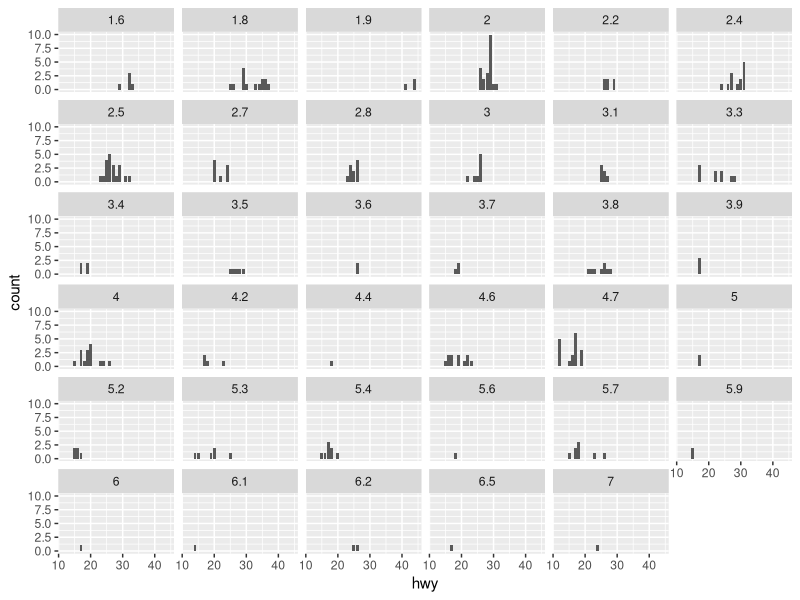
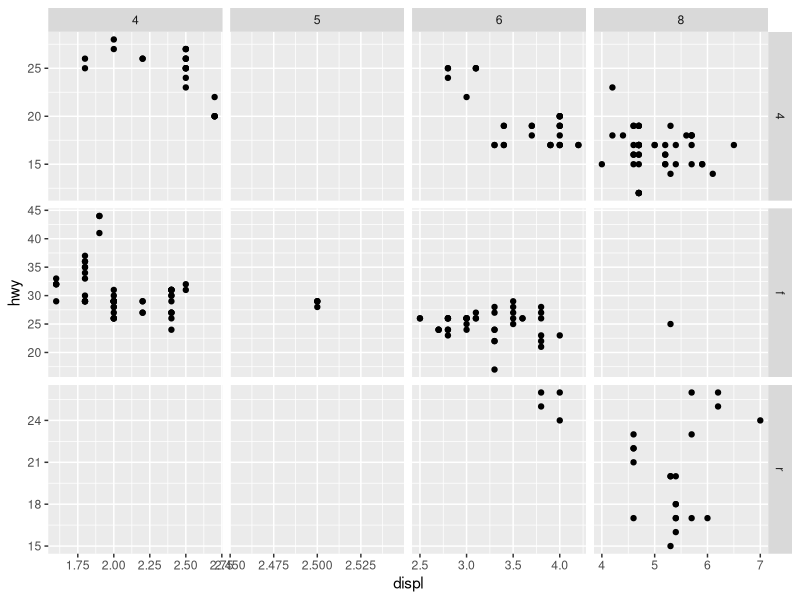
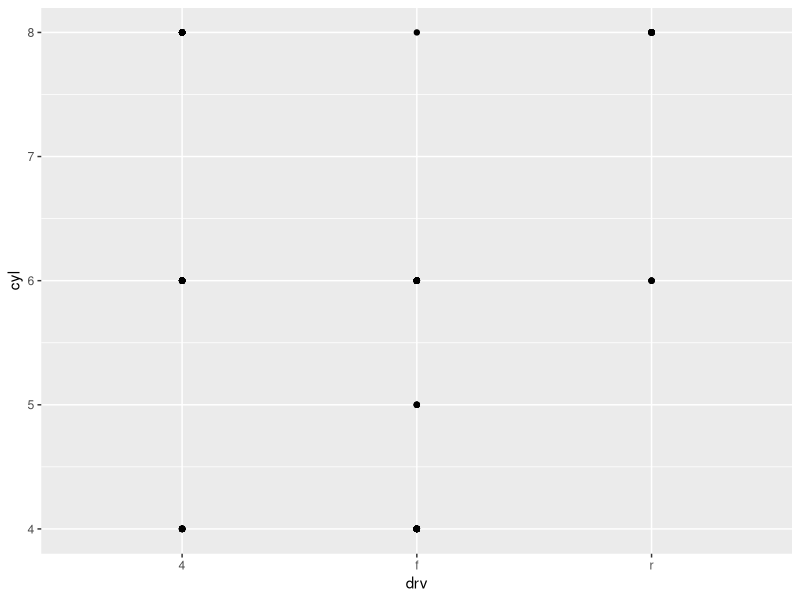
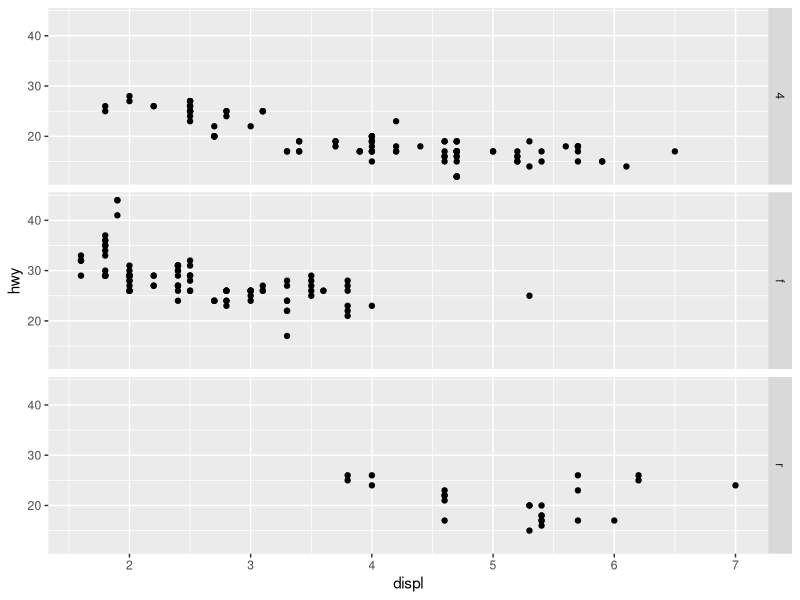
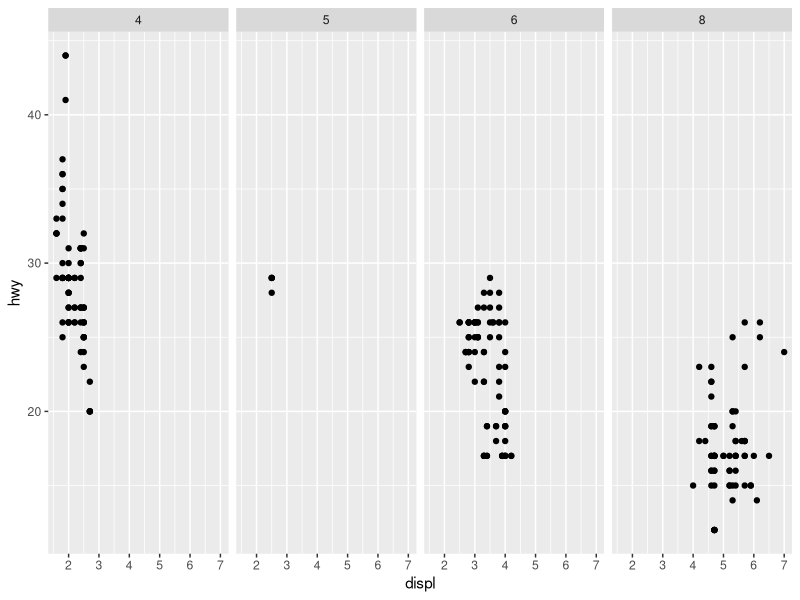
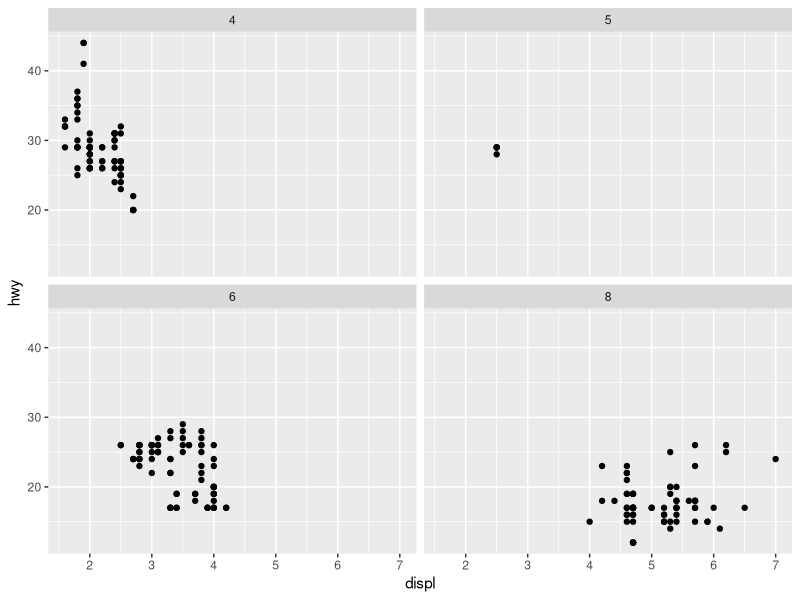
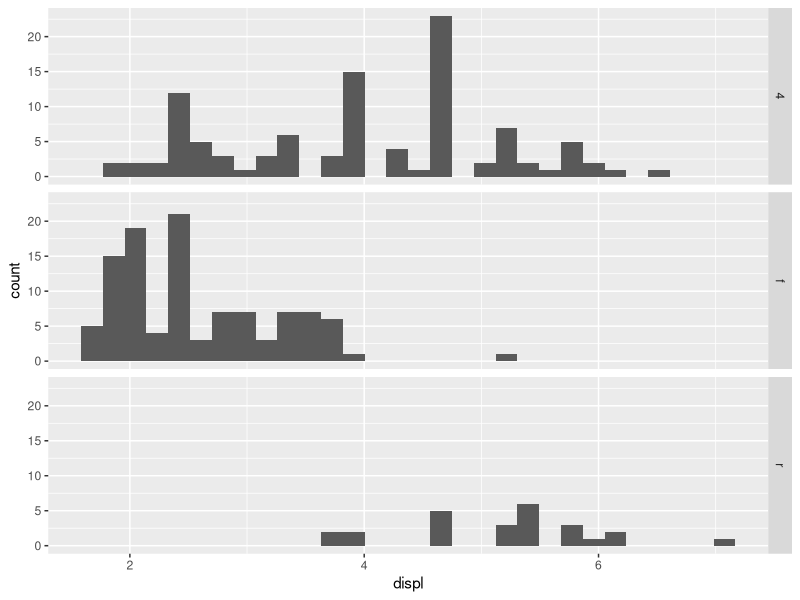
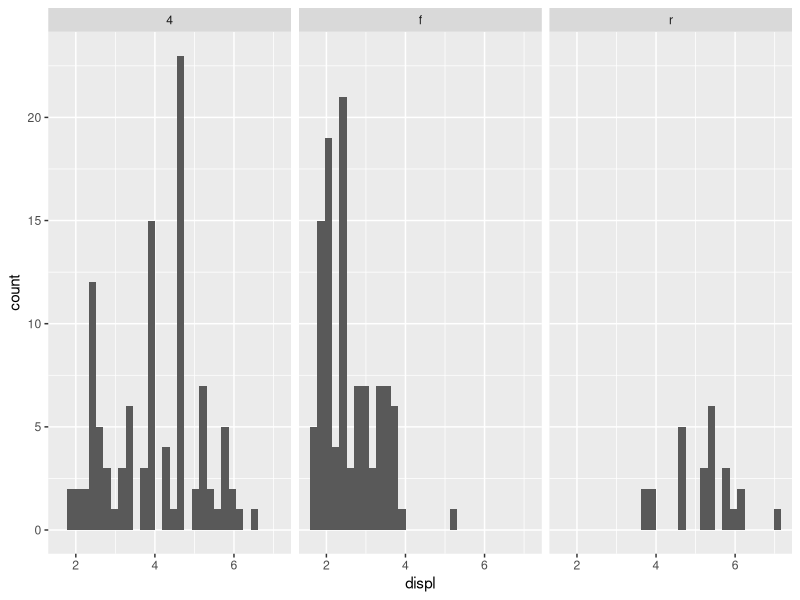

These charts were generated, in order, by the following R code:
## ---- chunk 1
#| output: false
# Loading Packages
library(tidyverse)
## ---- chunk 2
mpg |> ggplot(aes(x = hwy)) +
    geom_bar() +
    facet_wrap(~displ)

length(unique(mpg$displ))
## ---- chunk 3
ggplot(mpg, aes(x = displ, y = hwy)) + 
  geom_point() + 
  facet_grid(drv ~ cyl, scales = "free")

ggplot(mpg) + 
  geom_point(aes(x = drv, y = cyl))
## ---- chunk 4
#| echo: false
ggplot(mpg) + 
  geom_point(aes(x = displ, y = hwy)) +
  facet_grid(drv ~ .)

ggplot(mpg) + 
  geom_point(aes(x = displ, y = hwy)) +
  facet_grid(. ~ cyl)
## ---- chunk 5
ggplot(mpg) + 
  geom_point(aes(x = displ, y = hwy)) + 
  facet_wrap(~ cyl, nrow = 2)
## ---- chunk 6
ggplot(mpg, aes(x = displ)) + 
  geom_histogram() + 
  facet_grid(drv ~ .)

ggplot(mpg, aes(x = displ)) + 
  geom_histogram() +
  facet_grid(. ~ drv)
## ---- chunk 7
ggplot(mpg) + 
  geom_point(aes(x = displ, y = hwy)) +
  facet_grid(drv ~ .)
## ---- chunk 8
ggplot(mpg) + 
  geom_point(aes(x = displ, y = hwy)) +
  facet_wrap(~drv, ncol = 1, strip.position = "right")
